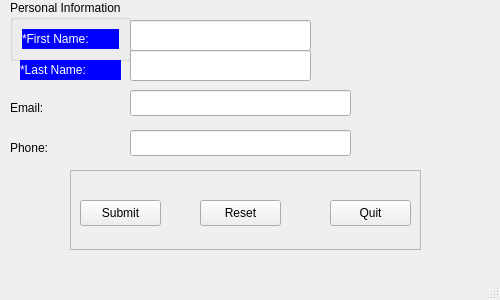
<?xml version="1.0" encoding="UTF-8"?>
<ui version="4.0">
 <class>root</class>
 <widget class="QMainWindow" name="root">
  <property name="geometry">
   <rect>
    <x>0</x>
    <y>0</y>
    <width>500</width>
    <height>300</height>
   </rect>
  </property>
  <property name="windowTitle">
   <string>Form</string>
  </property>
  <widget class="QWidget" name="centralwidget">
   <widget class="QGroupBox" name="lblFrPerson">
    <property name="geometry">
     <rect>
      <x>10</x>
      <y>0</y>
      <width>121</width>
      <height>61</height>
     </rect>
    </property>
    <property name="title">
     <string>Personal Information</string>
    </property>
    <layout class="QGridLayout" name="gridLayout">
     <item row="0" column="0">
      <widget class="QLabel" name="lblFirst">
       <property name="styleSheet">
        <string notr="true">background-color: blue; color: white;</string>
       </property>
       <property name="text">
        <string>*First Name:</string>
       </property>
      </widget>
     </item>
    </layout>
   </widget>
   <widget class="QLineEdit" name="entFirst">
    <property name="geometry">
     <rect>
      <x>130</x>
      <y>20</y>
      <width>181</width>
      <height>31</height>
     </rect>
    </property>
   </widget>
   <widget class="QLabel" name="lblLast">
    <property name="geometry">
     <rect>
      <x>20</x>
      <y>60</y>
      <width>101</width>
      <height>20</height>
     </rect>
    </property>
    <property name="styleSheet">
     <string notr="true">background-color: blue; color: white;</string>
    </property>
    <property name="text">
     <string>*Last Name:</string>
    </property>
   </widget>
   <widget class="QLineEdit" name="entLast">
    <property name="geometry">
     <rect>
      <x>130</x>
      <y>50</y>
      <width>181</width>
      <height>31</height>
     </rect>
    </property>
   </widget>
   <widget class="QLabel" name="lblEmail">
    <property name="geometry">
     <rect>
      <x>10</x>
      <y>100</y>
      <width>49</width>
      <height>16</height>
     </rect>
    </property>
    <property name="text">
     <string>Email:</string>
    </property>
   </widget>
   <widget class="QLineEdit" name="entEmail">
    <property name="geometry">
     <rect>
      <x>130</x>
      <y>90</y>
      <width>221</width>
      <height>26</height>
     </rect>
    </property>
   </widget>
   <widget class="QLabel" name="lblPhone">
    <property name="geometry">
     <rect>
      <x>10</x>
      <y>140</y>
      <width>49</width>
      <height>16</height>
     </rect>
    </property>
    <property name="text">
     <string>Phone:</string>
    </property>
   </widget>
   <widget class="QLineEdit" name="entPhone">
    <property name="geometry">
     <rect>
      <x>130</x>
      <y>130</y>
      <width>221</width>
      <height>26</height>
     </rect>
    </property>
   </widget>
   <widget class="QFrame" name="fraButtons">
    <property name="geometry">
     <rect>
      <x>70</x>
      <y>170</y>
      <width>351</width>
      <height>80</height>
     </rect>
    </property>
    <property name="frameShape">
     <enum>QFrame::Shape::StyledPanel</enum>
    </property>
    <property name="frameShadow">
     <enum>QFrame::Shadow::Raised</enum>
    </property>
    <widget class="QPushButton" name="btnS">
     <property name="geometry">
      <rect>
       <x>10</x>
       <y>30</y>
       <width>81</width>
       <height>26</height>
      </rect>
     </property>
     <property name="text">
      <string>Submit</string>
     </property>
    </widget>
    <widget class="QPushButton" name="btnR">
     <property name="geometry">
      <rect>
       <x>130</x>
       <y>30</y>
       <width>81</width>
       <height>26</height>
      </rect>
     </property>
     <property name="text">
      <string>Reset</string>
     </property>
    </widget>
    <widget class="QPushButton" name="btnQ">
     <property name="geometry">
      <rect>
       <x>260</x>
       <y>30</y>
       <width>81</width>
       <height>26</height>
      </rect>
     </property>
     <property name="text">
      <string>Quit</string>
     </property>
    </widget>
   </widget>
  </widget>
  <widget class="QMenuBar" name="menubar">
   <property name="geometry">
    <rect>
     <x>0</x>
     <y>0</y>
     <width>500</width>
     <height>33</height>
    </rect>
   </property>
  </widget>
  <widget class="QStatusBar" name="statusbar"/>
 </widget>
 <resources/>
 <connections/>
</ui>
